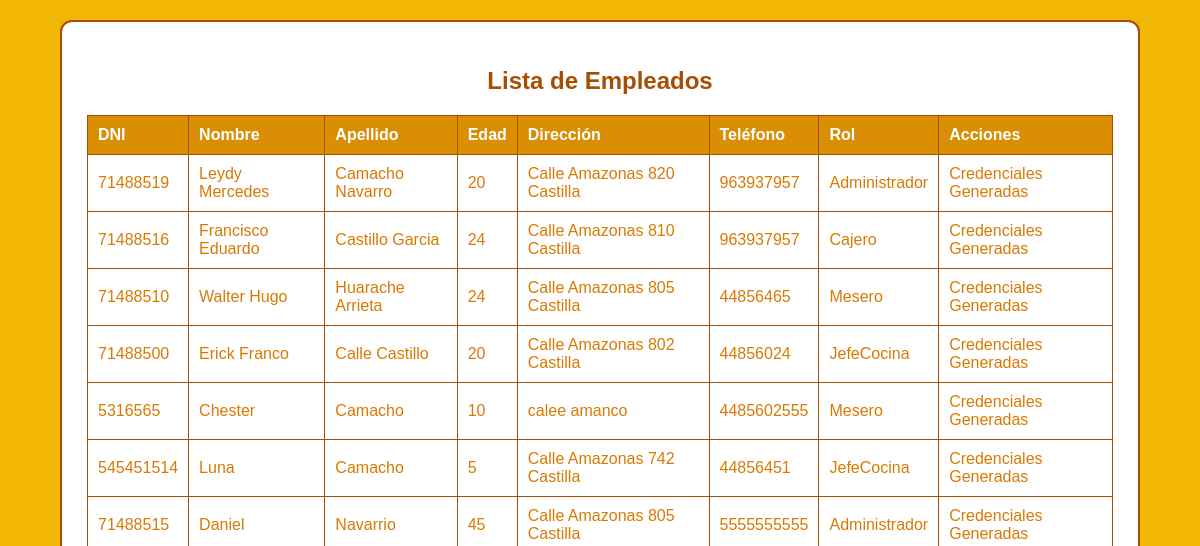
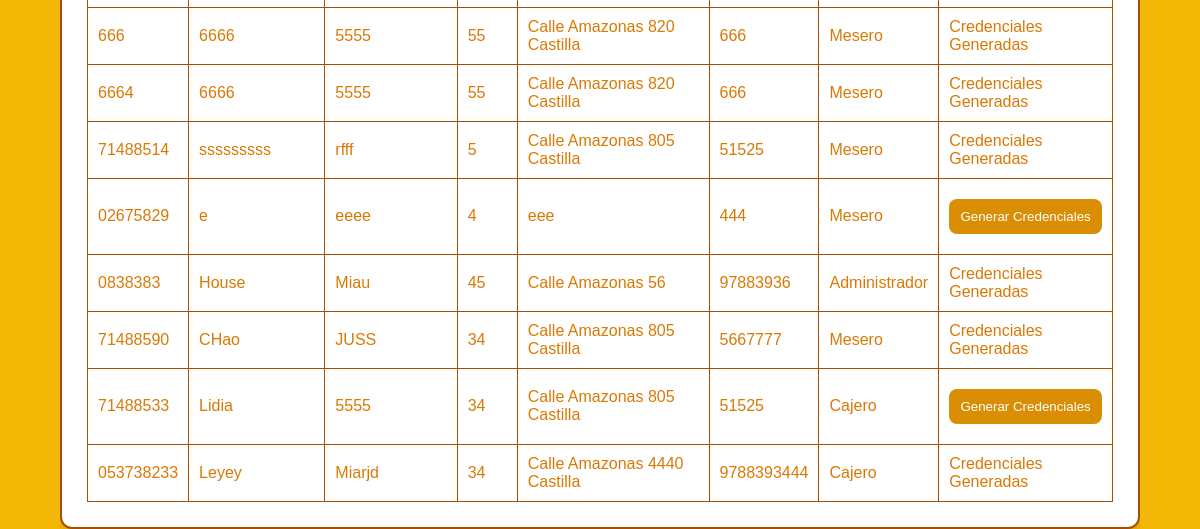
Before: /registrarUsuario.php with the older database file (2 pictures, top to bottom).
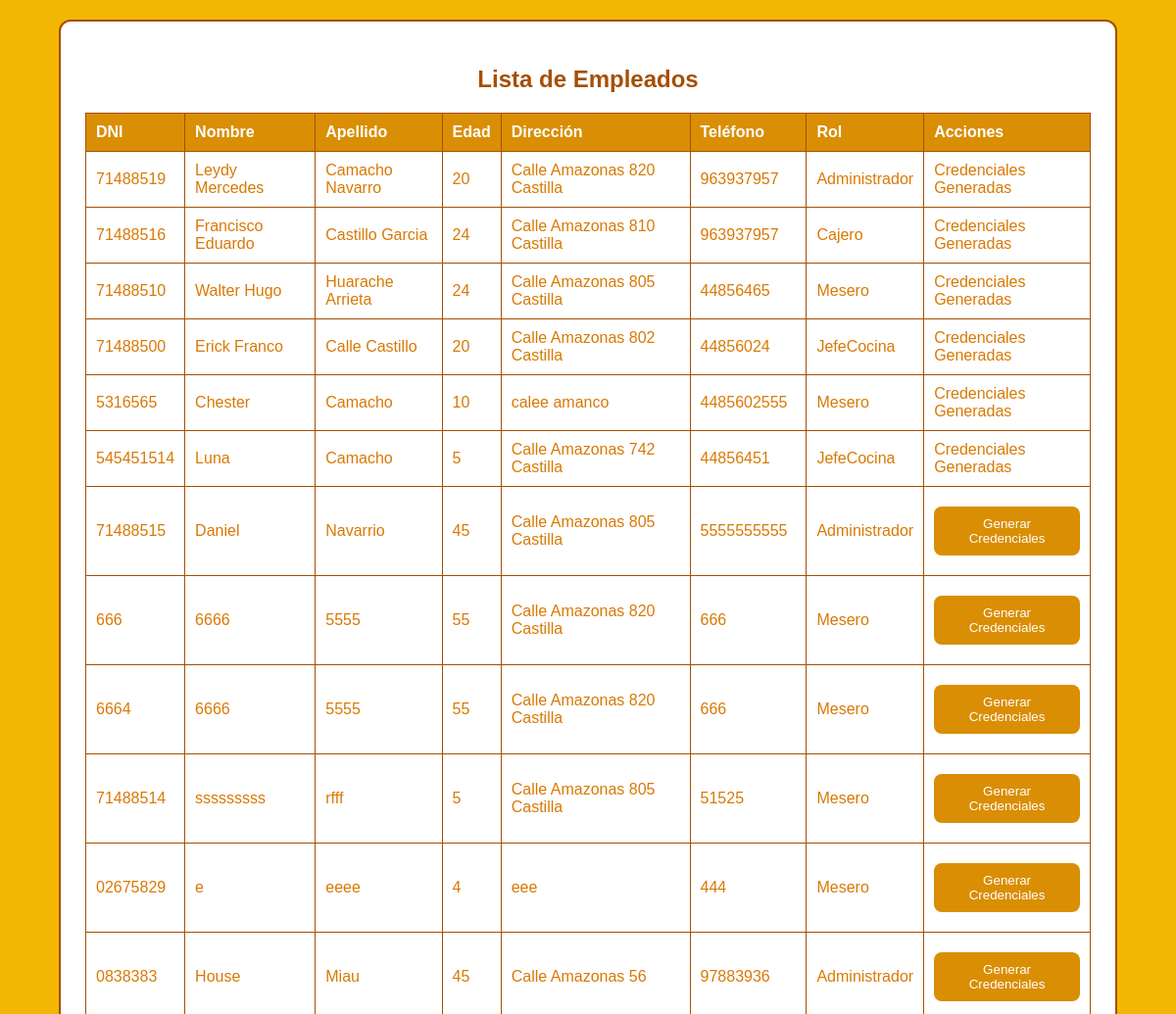
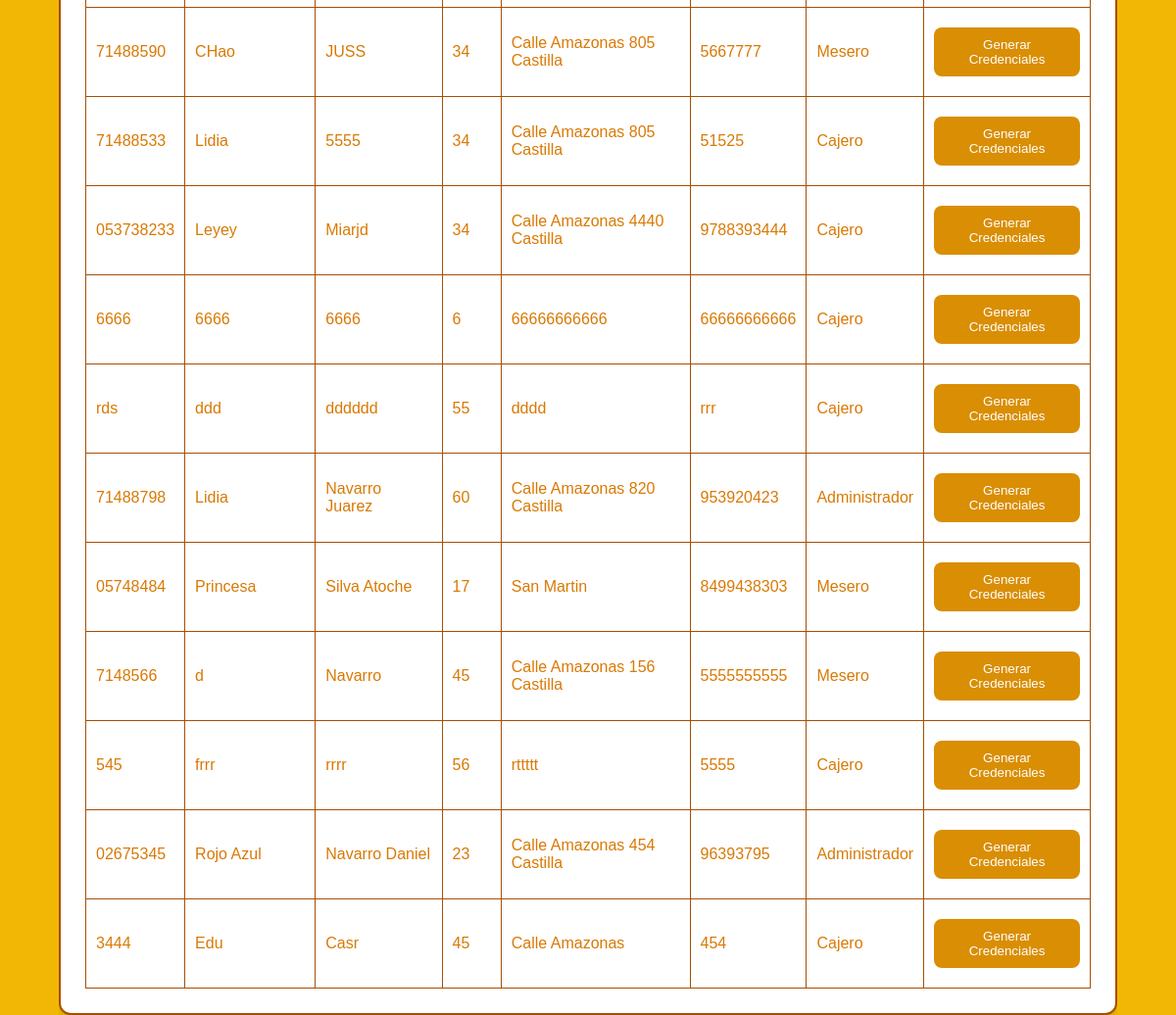
After: the same page with the newer database file (2 pictures, top to bottom).
### tables this page shows
CREATE TABLE `empleados` (
  `id_empleado` int(11) NOT NULL,
  `id_persona` int(11) DEFAULT NULL,
  `fecha_contratacion` date NOT NULL DEFAULT curdate(),
  `rol` varchar(50) NOT NULL
);

CREATE TABLE `persona` (
  `id_persona` int(11) NOT NULL,
  `dni` varchar(20) NOT NULL,
  `nombre` varchar(100) NOT NULL,
  `apellido` varchar(100) NOT NULL,
  `edad` int(11) DEFAULT NULL,
  `direccion` varchar(150) DEFAULT NULL,
  `telefono` varchar(20) DEFAULT NULL
);

### Empleado.php (called while the page is built, shortened)
<?php
class Empleado {
    private $db;
    public function __construct() {
        $this->db = new BaseDatos();
        $this->db->conectar();
    }
    public function obtenerEmpleados() {
        $conexion = $this->db->getConexion();
        $result = $conexion->query("SELECT e.id_empleado, p.dni, p.nombre, p.apellido, p.edad, p.direccion, p.telefono, e.fecha_contratacion, e.rol,
                                    (SELECT COUNT(*) FROM usuarios u WHERE u.id_empleado = e.id_empleado) as tiene_credenciales
                                    FROM empleados e JOIN persona p ON e.id_persona = p.id_persona");
        return $result->fetch_all(MYSQLI_ASSOC);
    }
}
?>

### registrarUsuario.php (the view, shortened to what this page needs)
<!DOCTYPE html>
<html lang="es">
<head>
</head>
<body>
    <div class="container">
        <div class="table-container">
            <h2>Lista de Empleados</h2>
            <table>
                <thead>
                    <tr>
                        <th>DNI</th>
                        <th>Nombre</th>
                        <th>Apellido</th>
                        <th>Edad</th>
                        <th>Dirección</th>
                        <th>Teléfono</th>
                        <th>Rol</th>
                        <th>Acciones</th>
                    </tr>
                </thead>
                <tbody>
                    <?php
                    require_once __DIR__ . '/../models/Empleado.php';
                    $empleado = new Empleado();
                    $empleados = $empleado->obtenerEmpleados();
                    foreach ($empleados as $emp) {
                        echo "<tr>
                            <td>{$emp['dni']}</td>
                            <td>{$emp['nombre']}</td>
                            <td>{$emp['apellido']}</td>
                            <td>{$emp['edad']}</td>
                            <td>{$emp['direccion']}</td>
                            <td>{$emp['telefono']}</td>
                            <td>{$emp['rol']}</td>";
                        if ($emp['tiene_credenciales'] == 0) {
                            echo "<td><button onclick='abrirModal({$emp['id_empleado']})'>Generar Credenciales</button></td>";
                        } else {
                            echo "<td>Credenciales Generadas</td>";
                        }
                        echo "</tr>";
                    }
                    ?>
                </tbody>
            </table>
        </div>
    </div>
</body>
</html>

### registrarUsuario.php (style rules this page uses)
body { font-family: 'Montserrat', sans-serif; background-color: #F2B705; margin: 0; padding: 0; display: flex; justify-content: center; align-items: center; height: 100vh; flex-direction: column; }
.container { width: 90%; margin-top: 20px; overflow-x: auto; }
.form-container, .table-container { background-color: #ffffff; border: 2px solid #A64F03; border-radius: 12px; padding: 25px; box-shadow: 0 6px 12px rgba(0, 0, 0, 0.1); color: #D97904; text-align: center; margin-bottom: 20px; }
.form-container h2, .table-container h2 { color: #A64F03; margin-bottom: 20px; }
.form-container input, .form-container select, .table-container button { width: 100%; padding: 10px; margin: 10px 0; border-radius: 8px; border: 1px solid #D98E04; }
.form-container button, .table-container button { background-color: #D98E04; color: white; padding: 10px; border: none; border-radius: 8px; cursor: pointer; }
table { width: 100%; border-collapse: collapse; margin-top: 20px; }
table, th, td { border: 1px solid #A64F03; }
th, td { padding: 10px; text-align: left; }
th { background-color: #D98E04; color: white; }

Changed rows visible on the page:
computed for empleados "Daniel": text "Credenciales Generadas" → "Generar Credenciales"
computed for empleados (number 8 of 23 on the later page): text "Credenciales Generadas" → "Generar Credenciales"
computed for empleados (number 9 of 23 on the later page): text "Credenciales Generadas" → "Generar Credenciales"
computed for empleados "sssssssss": text "Credenciales Generadas" → "Generar Credenciales"
computed for empleados "House": text "Credenciales Generadas" → "Generar Credenciales"
computed for empleados "CHao": text "Credenciales Generadas" → "Generar Credenciales"
computed for empleados "Leyey": text "Credenciales Generadas" → "Generar Credenciales"
added empleados: id_persona.dni "6666", id_persona.nombre "6666", id_persona.apellido "6666", id_persona.edad "6", id_persona.direccion "66666666666", id_persona.telefono "66666666666", rol "Cajero"
added empleados: id_persona.dni "rds", id_persona.nombre "ddd", id_persona.apellido "dddddd", id_persona.edad "55", id_persona.direccion "dddd", id_persona.telefono "rrr", rol "Cajero"
added empleados: id_persona.dni "71488798", id_persona.nombre "Lidia", id_persona.apellido "Navarro Juarez", id_persona.edad "60", id_persona.direccion "Calle Amazonas 820 Castilla", id_persona.telefono "953920423", rol "Administrador"
added empleados: id_persona.dni "05748484", id_persona.nombre "Princesa", id_persona.apellido "Silva Atoche", id_persona.edad "17", id_persona.direccion "San Martin", id_persona.telefono "8499438303", rol "Mesero"
added empleados: id_persona.dni "7148566", id_persona.nombre "d", id_persona.apellido "Navarro", id_persona.edad "45", id_persona.direccion "Calle Amazonas 156 Castilla", id_persona.telefono "5555555555", rol "Mesero"
added empleados: id_persona.dni "545", id_persona.nombre "frrr", id_persona.apellido "rrrr", id_persona.edad "56", id_persona.direccion "rttttt", id_persona.telefono "5555", rol "Cajero"
added empleados: id_persona.dni "02675345", id_persona.nombre "Rojo Azul", id_persona.apellido "Navarro Daniel", id_persona.edad "23", id_persona.direccion "Calle Amazonas 454 Castilla", id_persona.telefono "96393795", rol "Administrador"
added empleados: id_persona.dni "3444", id_persona.nombre "Edu", id_persona.apellido "Casr", id_persona.edad "45", id_persona.direccion "Calle Amazonas", id_persona.telefono "454", rol "Cajero"
